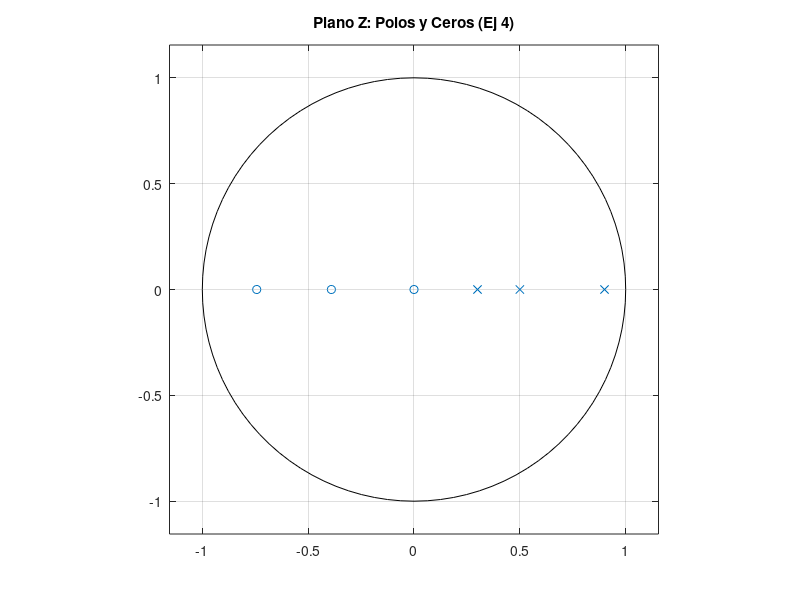
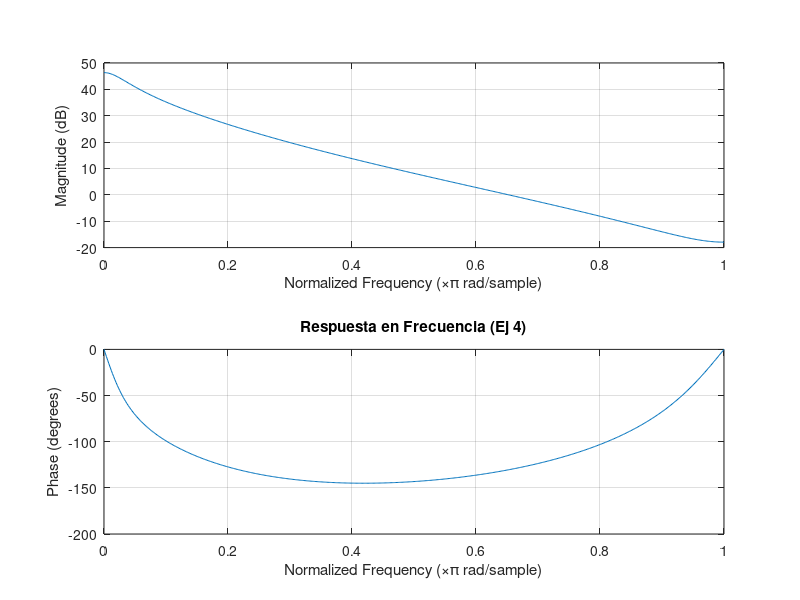

The MATLAB script that drew these images, in order:
clc, clear, close all
% ==========================================
% EJERCICIO 3 PUNTO 1 
% ==========================================

% 1. Definir los coeficientes
b4 = [3, 3.4, 0.87];             % El numerador
a4 = [1, -1.7, 0.87, -0.135];       % Denominador

% 2. Ventana para Polos y Ceros
figure(1);
zplane(b4, a4);
title('Plano Z: Polos y Ceros (Ej 4)');

% 3. Ventana para la Respuesta en Frecuencia
figure(2);
freqz(b4, a4);
title('Respuesta en Frecuencia (Ej 4)');
